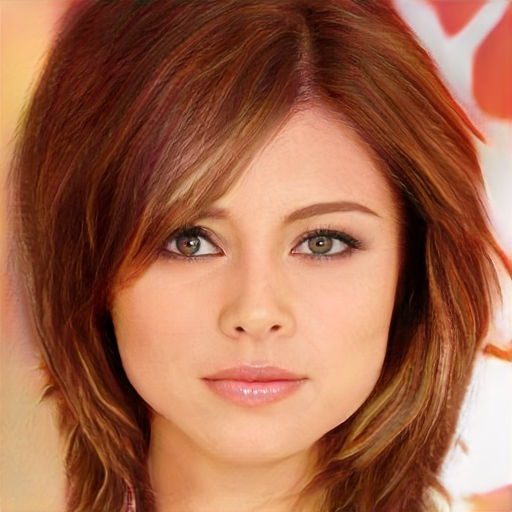
#> input picture sample_test/test_image_1.jpg, 1024 x 1024 px (shown at 1/2 size)
$ python -i lbp_mlp.py   (imports and definitions only)
#> lines starting #> are read from the running program, lines starting #| are printed output that depends on the picture
#> further down, picture is the input picture: shape (1024, 1024, 3); mean B, G, R 75.7, 102.6, 161.6
import cv2
import numpy as np

from skimage.feature import (
    local_binary_pattern
)


class LBPExtractorMLP:

    def extract(self, image):

        image = cv2.resize(
            image,
            (96, 96),
            interpolation=cv2.INTER_AREA
        )
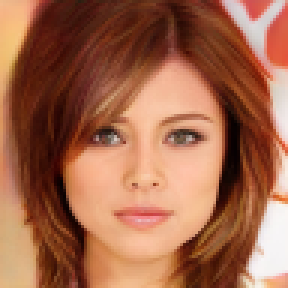
#> image: shape (96, 96, 3) (shown 3 times larger); mean of channels 0, 1, 2 75.7, 102.6, 161.6; drawn as B, G, R

        gray = cv2.cvtColor(
            image,
            cv2.COLOR_BGR2GRAY
        )
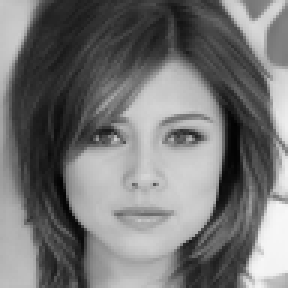
#> gray: shape (96, 96) (shown 3 times larger); min 2, max 247, mean 117.2

        features = []

        configs = [
            (8, 1),
            (16, 2)
        ]

        for P, R in configs:

            lbp = local_binary_pattern(
                gray,
                P=P,
                R=R,
                method="uniform"
            )

            hist, _ = np.histogram(
                lbp.ravel(),
                bins=32,
                range=(0, 32)
            )

            hist = hist.astype(
                np.float32
            )

            hist /= (
                hist.sum() + 1e-8
            )

            features.extend(
                hist
            )
#> this loop made 2 passes
#> pass 1, in extract, `lbp = local_binary_pattern( gray, P=P, R=R, method="uniform" )`:
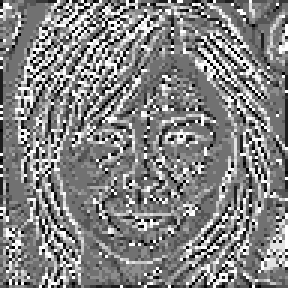
#> lbp: shape (96, 96) float64 (shown 3 times larger); min 0, max 9, mean 4.63; drawn with min black and max white
#> pass 2, in extract, `lbp = local_binary_pattern( gray, P=P, R=R, method="uniform" )`:
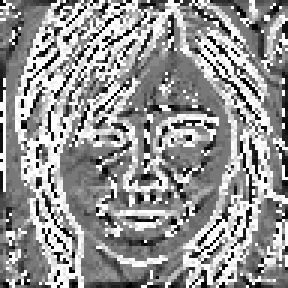
#> lbp: shape (96, 96) float64 (shown 3 times larger); min 0, max 17, mean 9.93; drawn with min black and max white
#> after the loop, features = 64 values, max 0.293 at index 4, min 0 at index 10, mean 0.0313

        return np.asarray(
            features,
            dtype=np.float32
        )

>>> import cv2
>>> picture = cv2.imread('../../sample_test/test_image_1.jpg')
>>> result = LBPExtractorMLP().extract(picture)
#> result = 64 values, max 0.293 at index 4, min 0 at index 10, mean 0.0312
